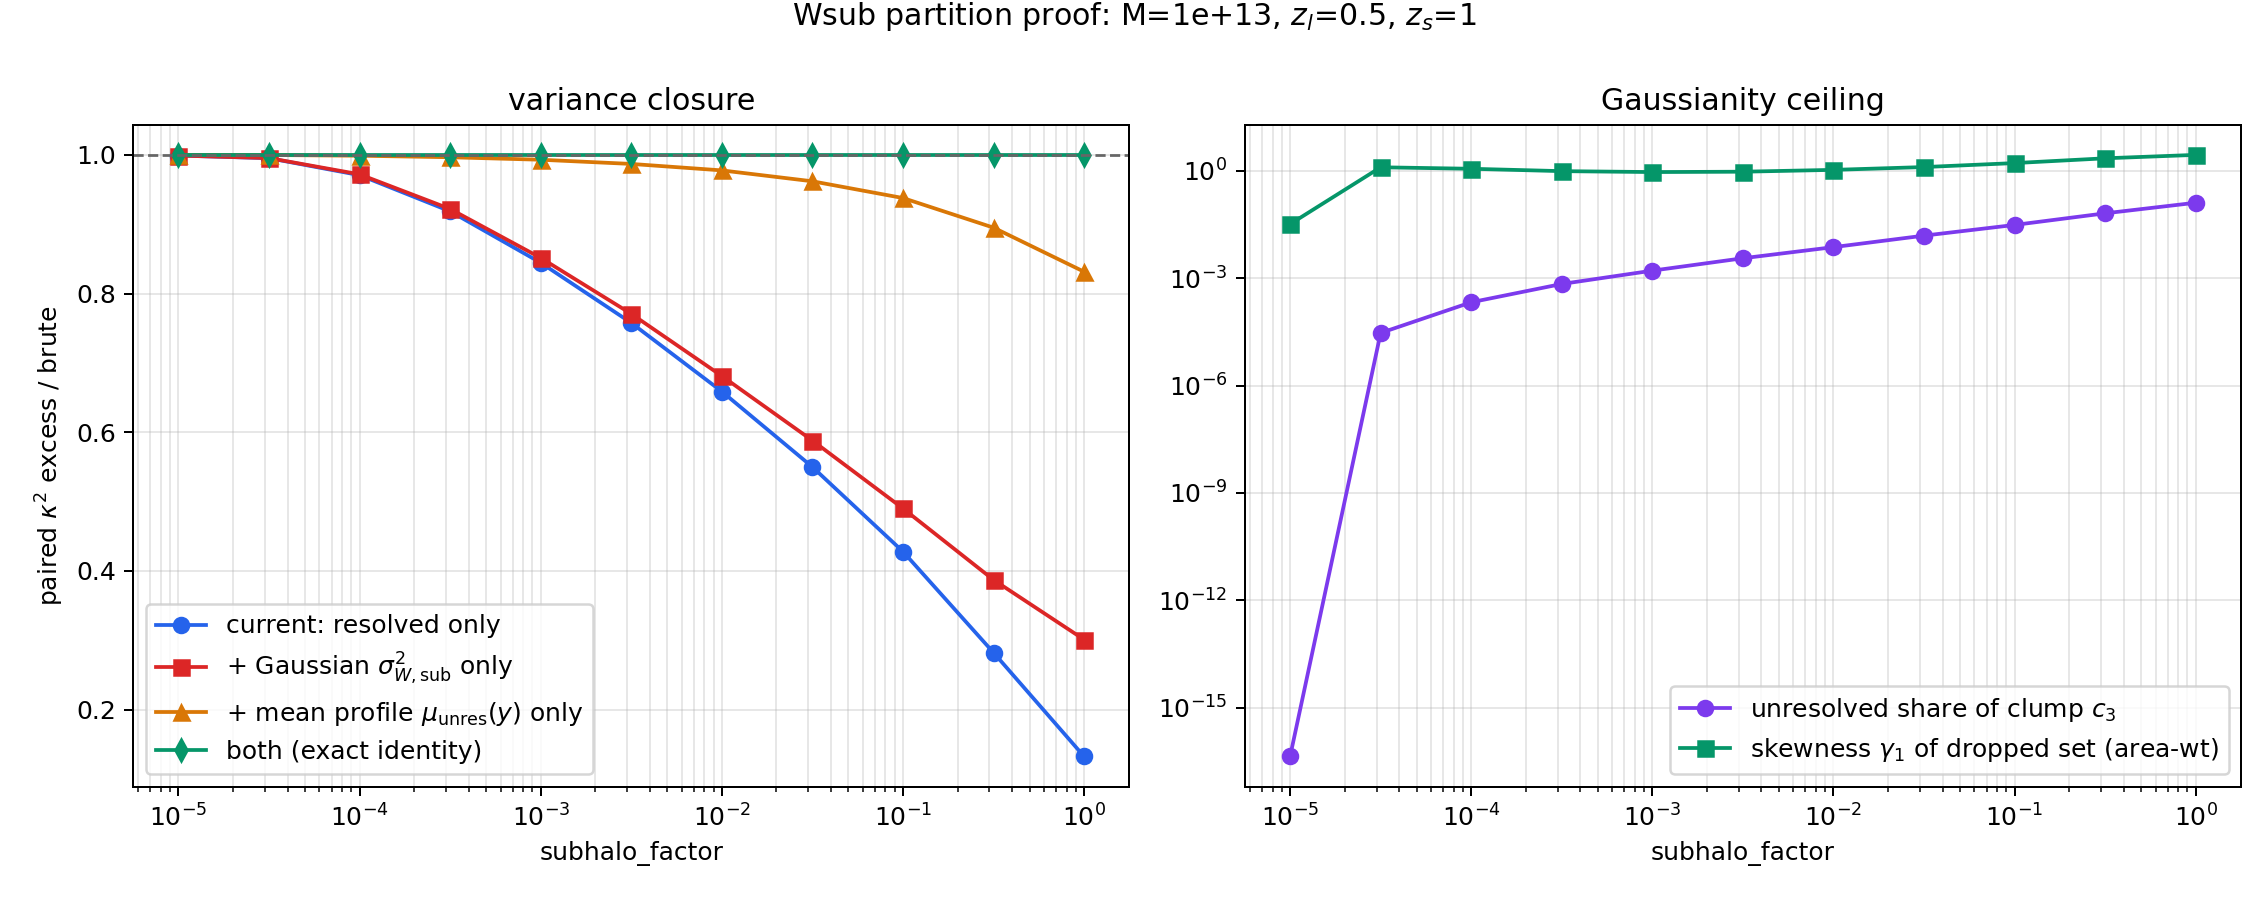

Here is the Python script that generated this plot:
"""
Analytic proof-of-principle for the unresolved-subhalo Gaussian term ("Wsub").

Proposed scheme, per resolved host encountered at ray impact parameter y:

    kappa_host_event = kappa_smooth((1-f_res(y)) M)                 [as now]
                     + sum_i kappa_resolved_clump_i                 [as now]
                     + dkappa_Wsub,   dkappa_Wsub ~ N(0, sigma_Wsub^2(M, z_l, y))

with sigma_Wsub^2 the Campbell second moment of the clumps DROPPED by the
proxy-r gate (reach(m) < y), integrated over the true clump-ray distance d:

    sigma_Wsub^2(y) = Nbar int dlnpsi w(psi) [1 - keep(psi, y)] int dd f(d|y) kappa_psi(d)^2

Because the clump field is (given y) a marked Poisson process, restriction to
disjoint mass sets gives independent components, so cumulants add EXACTLY:
C_n,brute(y) = C_n,resolved(y) + C_n,unresolved(y) at ANY floor. The Gaussian
surrogate therefore restores the paired kappa^2 excess up to (a) the mean-profile
mismatch (unresolved mean carried by the reduced NFW host instead of the
anti-biased clump profile) and (b) the dropped third-and-higher cumulants.
This script quantifies both, giving:

  1. E_new/E_brute vs subhalo_factor (current proxy deficit vs deficit after
     adding sigma_Wsub^2) -> how far the factor can rise;
  2. the unresolved share of the third cumulant + the per-y skewness of the
     dropped set -> the Gaussianity ceiling (trap 2 of the handoff note);
  3. the sub-m_floor (m < 1e7) variance now recoverable for free.

Physics functions come from scripts/subhalo_gate/subhalo_factor_proxy_check.py
(validated against the C++ to <~1.6%, 2026-07-07); geometry kernels from
playground/analytic/subhalo_factor_analytic_deficit.py (validated against the
stratified MC, docs/subhalo/subhalo_factor_closure.md).

Run (test env not required; numpy/scipy/matplotlib only):
  /Users/baltabay/miniforge3/envs/test/bin/python playground/analytic/wsub_partition_proof.py
Writes wsub_partition_proof.{json,png} next to this file.
"""
from __future__ import annotations

import argparse
import json
from pathlib import Path
import sys

import matplotlib
matplotlib.use("Agg")
import matplotlib.pyplot as plt
import numpy as np

ROOT = Path("/Users/baltabay/Desktop/gw-wl-emulator")
sys.path.insert(0, str(ROOT))

from scripts.subhalo_gate.subhalo_factor_proxy_check import (  # noqa: E402
    ALPHA, BETA, OMEGA, PSI_MAX,
    build_reach_interpolator, fg_kappa, gamma_norm, n_tau, nfw_params, sigma_crit,
)
from playground.dgate.subhalo_factor_dgate_area_scan import host_rmax  # noqa: E402
from playground.analytic.subhalo_factor_analytic_deficit import (  # noqa: E402
    distance_kernel, projected_profile,
)


def run(host_mass, z_lens, z_source, kappa_thr_host, m_floor, factors,
        m_deep=1.0e3, n_mass=100, n_y=160, n_d=240, n_theta=256):
    rs_host, rhos_host, c_host, r200_host = nfw_params(host_mass, z_lens)
    rmax_host = host_rmax(host_mass, z_lens, z_source, kappa_thr_host)
    nt, _ = n_tau(host_mass, z_lens)
    fs = 0.3563 / nt**0.6 - 0.075
    gamma = gamma_norm(fs)
    sigmac = sigma_crit(z_source, z_lens)
    kappa0_host = rs_host * rhos_host / sigmac

    # mass grid down to m_deep (below the hard m_floor) so the sub-m_floor
    # variance comes out of the same quadrature; the production population is
    # the psi >= m_floor/M part.
    psi_deep = m_deep / host_mass
    psi_floor = m_floor / host_mass
    lpsi = np.linspace(np.log(psi_deep), np.log(PSI_MAX), n_mass)
    psi = np.exp(lpsi)
    mass = psi * host_mass
    # Campbell intensity in log-psi: dN/dlnpsi = gamma * psi^alpha * exp(-beta psi^omega)
    dN_dlnpsi = gamma * psi**ALPHA * np.exp(-BETA * psi**OMEGA)
    above_floor = psi >= psi_floor

    # clump kappa^n profiles on the d grid
    d_grid = np.logspace(-3, np.log10(rmax_host + r200_host), n_d)
    k1 = np.empty((n_mass, n_d))
    for i, m in enumerate(mass):
        rs_i, rhos_i, _, _ = nfw_params(float(m), z_lens)
        kappa0 = rs_i * rhos_i / sigmac
        k1[i] = 2.0 * kappa0 * fg_kappa(np.maximum(d_grid / rs_i, 1.0e-12))
    k2, k3 = k1**2, k1**3

    # geometry kernel: f(d|y) from the projected anti-biased profile
    sigma_interp, _ = projected_profile(c_host, r200_host)
    y_grid = np.logspace(-1, np.log10(rmax_host), n_y)
    q_y = 2.0 * y_grid / rmax_host**2
    wt_y = y_grid * np.gradient(np.log(y_grid))
    ay = q_y * wt_y                                    # area-weighted y quadrature
    f_dy = distance_kernel(y_grid, d_grid, sigma_interp, n_theta)
    wt_d = np.gradient(np.log(d_grid))
    fd = f_dy * (d_grid * wt_d)[None, :]               # kernel incl. log-d quadrature

    kappa_ns = 2.0 * kappa0_host * fg_kappa(np.maximum(y_grid / rs_host, 1.0e-12))

    # per-mass position expectations E[kappa^n | psi, y] (n_mass, n_y)
    J1 = np.einsum("yd,md->my", fd, k1, optimize=True)
    J2 = np.einsum("yd,md->my", fd, k2, optimize=True)
    J3 = np.einsum("yd,md->my", fd, k3, optimize=True)

    def cum(weight_my):
        """Campbell cumulants C1..C3(y) for the mass window weight_my (n_mass, n_y)."""
        c1 = np.trapezoid(dN_dlnpsi[:, None] * J1 * weight_my, lpsi, axis=0)
        c2 = np.trapezoid(dN_dlnpsi[:, None] * J2 * weight_my, lpsi, axis=0)
        c3 = np.trapezoid(dN_dlnpsi[:, None] * J3 * weight_my, lpsi, axis=0)
        return c1, c2, c3

    def mass_frac(weight_my):
        """resolved (kept) bound-mass fraction f_res(y) = int dN psi over the window."""
        return np.trapezoid((dN_dlnpsi * psi)[:, None] * weight_my, lpsi, axis=0)

    def host_kappa_reduced(frac_res):
        out = np.empty_like(y_grid)
        for fr in np.unique(np.round(frac_res, 6)):
            sel = np.round(frac_res, 6) == fr
            m_eff = max((1.0 - min(fr, 0.95)) * host_mass, 1.0)
            rs_e, rhos_e, _, _ = nfw_params(m_eff, z_lens)
            k0 = rs_e * rhos_e / sigmac
            out[sel] = 2.0 * k0 * fg_kappa(np.maximum(y_grid[sel] / rs_e, 1.0e-12))
        return out

    def excess(mu_y, C_y, frac_y):
        """pooled paired kappa^2 excess (same estimator as the deficit script)."""
        delta_y = host_kappa_reduced(frac_y) - kappa_ns
        md = mu_y + delta_y
        e = np.sum(ay * (C_y + md**2 + 2.0 * kappa_ns * md))
        e -= np.sum(ay * md) ** 2 + 2.0 * np.sum(ay * kappa_ns) * np.sum(ay * md)
        return e

    ones = np.ones((n_mass, n_y))
    w_brute = ones * above_floor[:, None]              # production brute: all m >= m_floor
    mu_b, C2_b, C3_b = cum(w_brute)
    frac_b = mass_frac(w_brute)
    E_brute = excess(mu_b, C2_b, frac_b)

    # sub-m_floor bonus: variance in m_deep <= m < m_floor (all of it unresolved today)
    w_deep = ones * (~above_floor)[:, None]
    _, C2_deep, C3_deep = cum(w_deep)
    var_below_floor = np.sum(ay * C2_deep) / np.sum(ay * C2_b)

    rows = []
    for f in factors:
        reach = build_reach_interpolator(
            m_min=m_deep, m_max=PSI_MAX * host_mass, zl=z_lens, zs=z_source,
            kappa_thr=f * kappa_thr_host,
        )(mass)
        keep = (y_grid[None, :] <= reach[:, None]) & above_floor[:, None]

        mu_p, C2_p, C3_p = cum(keep.astype(float))
        frac_p = mass_frac(keep.astype(float))

        # unresolved complement (above m_floor); exact by cumulant additivity
        mu_u = mu_b - mu_p
        C2_u = C2_b - C2_p
        C3_u = C3_b - C3_p

        E_proxy = excess(mu_p, C2_p, frac_p)
        # (a) variance-only fix: keep current host bookkeeping (reduced by f_res),
        #     add zero-mean Gaussian with the dropped conditional variance
        E_new = excess(mu_p, C2_p + C2_u, frac_p)
        # (b) mean-only fix: host reduced by the FULL brute fraction f_b, explicit
        #     deterministic unresolved mean profile mu_u(y); no Gaussian
        E_meanfix = excess(mu_p + mu_u, C2_p, frac_b)
        # (c) both = exact identity with brute (numerical check of the bookkeeping)
        E_full = excess(mu_p + mu_u, C2_p + C2_u, frac_b)

        # Gaussianity diagnostics of the dropped set
        pos = C2_u > 0.0
        g1 = np.where(pos, C3_u / np.maximum(C2_u, 1e-300)**1.5, 0.0)
        g1_area = np.sum(ay * g1) / np.sum(ay)
        g1_max = float(np.max(g1))
        c3_share = np.sum(ay * C3_u) / np.sum(ay * C3_b)
        var_share = np.sum(ay * C2_u) / np.sum(ay * C2_b)

        rows.append({
            "subhalo_factor": float(f),
            "proxy_vs_brute": float(E_proxy / E_brute),
            "varfix_vs_brute": float(E_new / E_brute),
            "meanfix_vs_brute": float(E_meanfix / E_brute),
            "full_vs_brute": float(E_full / E_brute),
            "var_share_unres": float(var_share),
            "c3_share_unres": float(c3_share),
            "skew_unres_area": float(g1_area),
            "skew_unres_max": g1_max,
        })
        print(f"factor={f:9.3g}  proxy={E_proxy/E_brute:6.4f}  "
              f"varfix={E_new/E_brute:6.4f}  meanfix={E_meanfix/E_brute:6.4f}  "
              f"full={E_full/E_brute:8.6f}  varU={var_share:6.4f}  "
              f"c3U={c3_share:6.4f}")

    meta = {
        "host_mass": host_mass, "z_lens": z_lens, "z_source": z_source,
        "kappa_thr_host": kappa_thr_host, "m_floor": m_floor, "m_deep": m_deep,
        "r200_host": r200_host, "rmax_host": rmax_host, "c_host": c_host,
        "fs": fs, "E_brute": float(E_brute),
        "var_below_mfloor_frac": float(var_below_floor),
        "c3_below_mfloor_frac": float(np.sum(ay * C3_deep) / np.sum(ay * C3_b)),
    }
    return meta, rows


def main() -> None:
    parser = argparse.ArgumentParser(description=__doc__)
    parser.add_argument("--host-mass", type=float, default=1.0e13)
    parser.add_argument("--z-lens", type=float, default=0.5)
    parser.add_argument("--z-source", type=float, default=1.0)
    parser.add_argument("--kappa-thr-host", type=float, default=1.276e-4)
    parser.add_argument("--m-floor", type=float, default=1.0e7)
    parser.add_argument("--factors", type=float, nargs="+",
                        default=list(np.logspace(-5, 0, 11)))
    parser.add_argument("--out-stem", type=Path,
                        default=ROOT / "playground" / "analytic" / "wsub_partition_proof")
    args = parser.parse_args()

    meta, rows = run(args.host_mass, args.z_lens, args.z_source,
                     args.kappa_thr_host, args.m_floor, args.factors)
    print(f"\nsub-m_floor (m<{args.m_floor:.0e}) variance share: "
          f"{meta['var_below_mfloor_frac']:.2e}  (c3 share {meta['c3_below_mfloor_frac']:.2e})")

    Path(str(args.out_stem) + ".json").write_text(
        json.dumps({"meta": meta, "rows": rows}, indent=2))

    f = np.array([r["subhalo_factor"] for r in rows])
    fig, axes = plt.subplots(1, 2, figsize=(12.6, 5.0))
    ax = axes[0]
    ax.plot(f, [r["proxy_vs_brute"] for r in rows], "o-", color="#2563eb",
            label="current: resolved only")
    ax.plot(f, [r["varfix_vs_brute"] for r in rows], "s-", color="#dc2626",
            label=r"+ Gaussian $\sigma^2_{W,\rm sub}$ only")
    ax.plot(f, [r["meanfix_vs_brute"] for r in rows], "^-", color="#d97706",
            label=r"+ mean profile $\mu_{\rm unres}(y)$ only")
    ax.plot(f, [r["full_vs_brute"] for r in rows], "d-", color="#059669",
            label="both (exact identity)")
    ax.axhline(1.0, color="0.4", ls="--", lw=1.1)
    ax.set_xscale("log"); ax.set_xlabel("subhalo_factor")
    ax.set_ylabel(r"paired $\kappa^2$ excess / brute")
    ax.set_title("variance closure"); ax.grid(alpha=0.3, which="both"); ax.legend()

    ax = axes[1]
    ax.plot(f, [r["c3_share_unres"] for r in rows], "o-", color="#7c3aed",
            label=r"unresolved share of clump $c_3$")
    ax.plot(f, [r["skew_unres_area"] for r in rows], "s-", color="#059669",
            label=r"skewness $\gamma_1$ of dropped set (area-wt)")
    ax.set_xscale("log"); ax.set_yscale("log"); ax.set_xlabel("subhalo_factor")
    ax.set_title("Gaussianity ceiling"); ax.grid(alpha=0.3, which="both"); ax.legend()

    fig.suptitle(f"Wsub partition proof: M={args.host_mass:.0e}, "
                 f"$z_l$={args.z_lens:g}, $z_s$={args.z_source:g}", y=1.0)
    fig.tight_layout()
    fig.savefig(str(args.out_stem) + ".png", dpi=180, facecolor="white")
    print(f"saved {args.out_stem}.png / .json")


if __name__ == "__main__":
    main()
